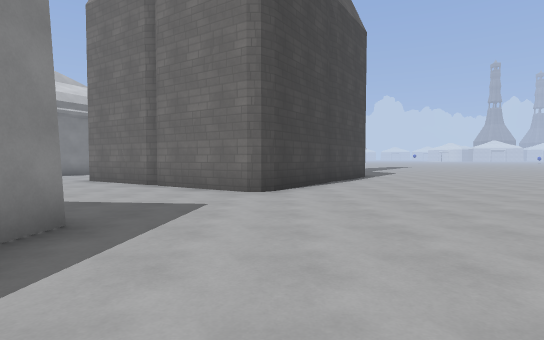
[1] (above)

24 first-person views from a walk through a 3-D level made in the Godot game engine. The camera is 1.4 m above the floor, tilts 2° down and sees 80° across. The floor is counted in squares, 2 m on a side. Each view is taken from the middle of a square. On the plan, view 1 faces up. The plan holds only what a view shows up to about 10 squares ahead; the rest is blank. The place goes on beyond the plan. Characters and animated objects are left out. Some surface patterns are stand-ins.

[2]
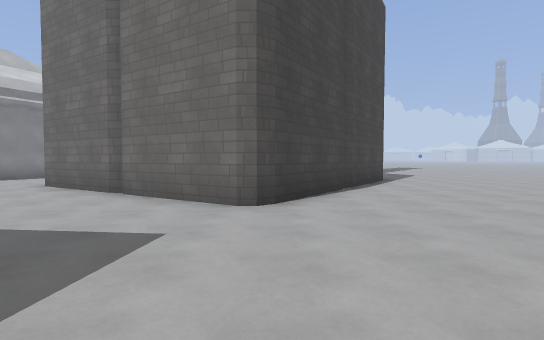

[3]
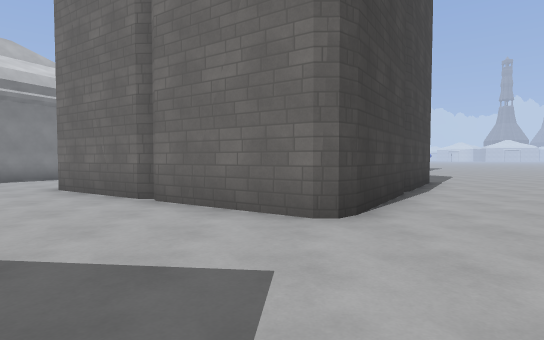

[4]
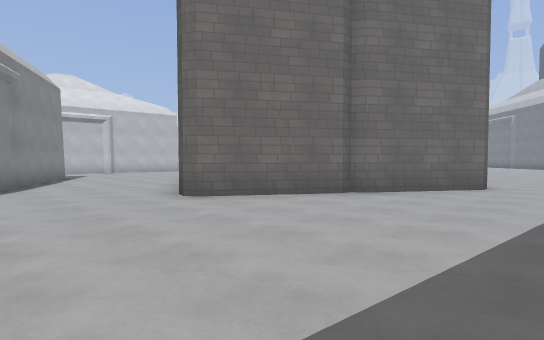

[5]
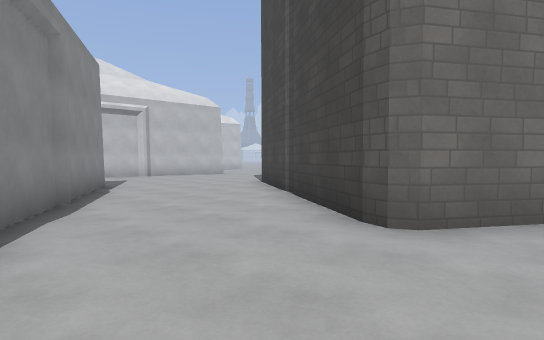

[6]
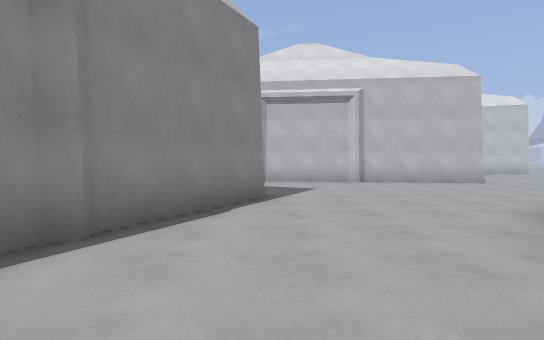

[7]
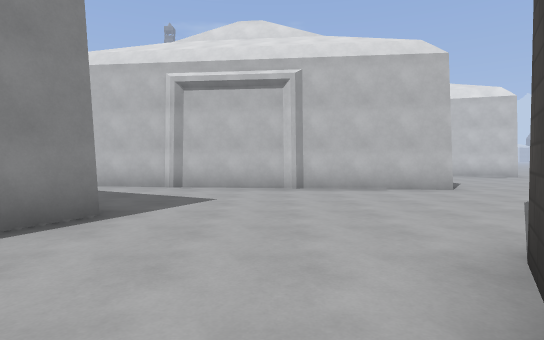

[8]
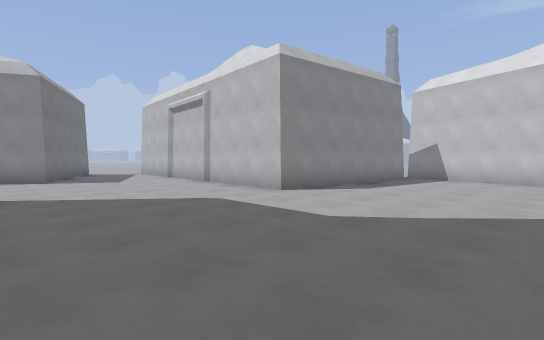

[9]
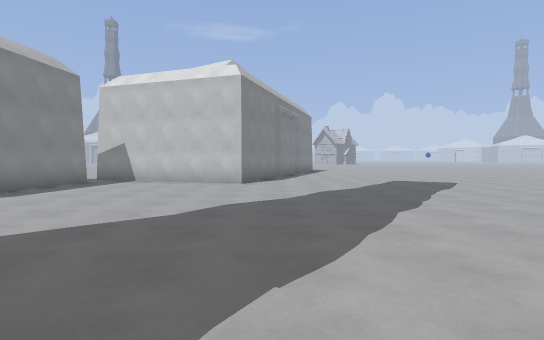

[10]
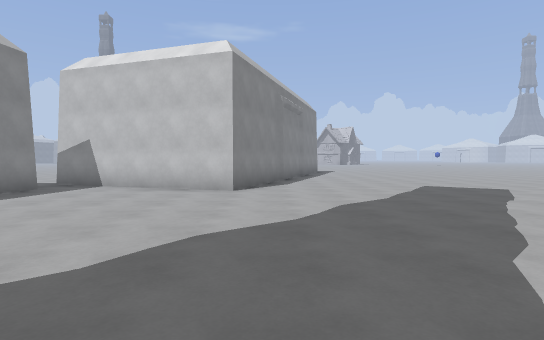

[11]
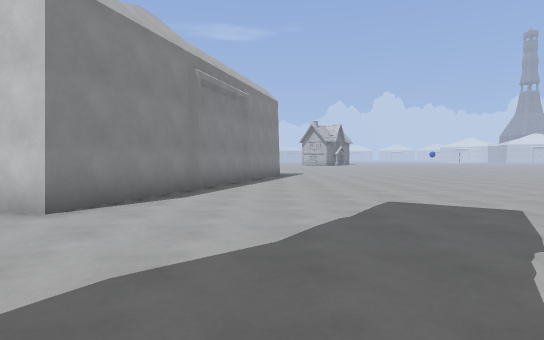

[12]
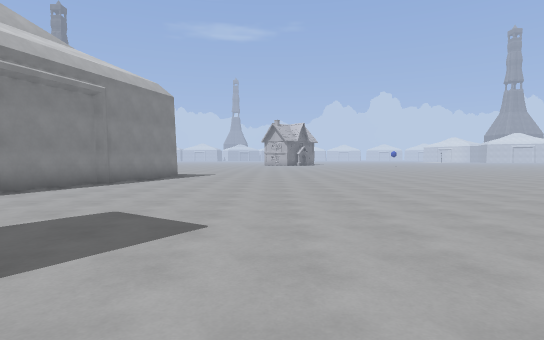

[13]
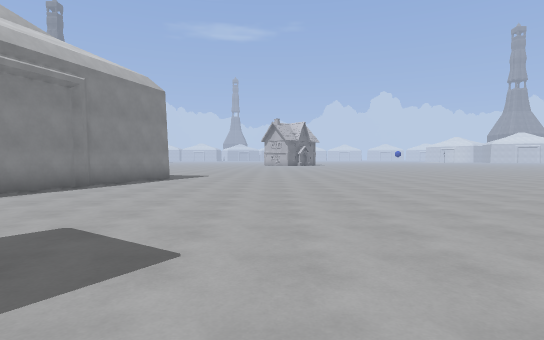

[14]
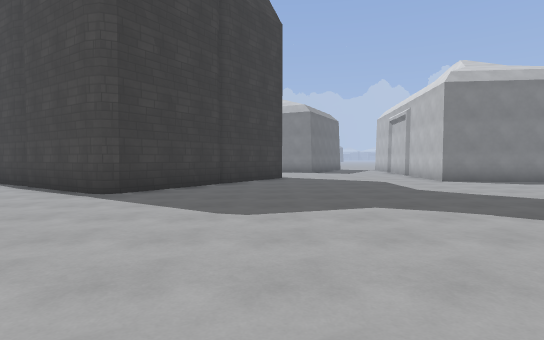

[15]
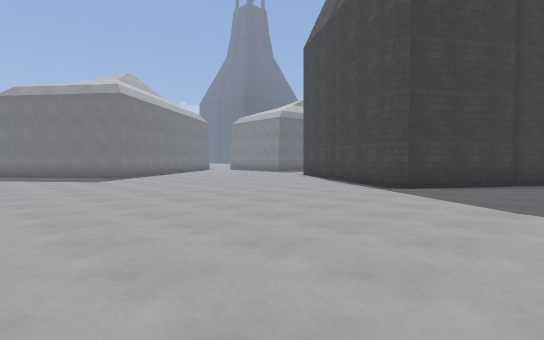

[16]
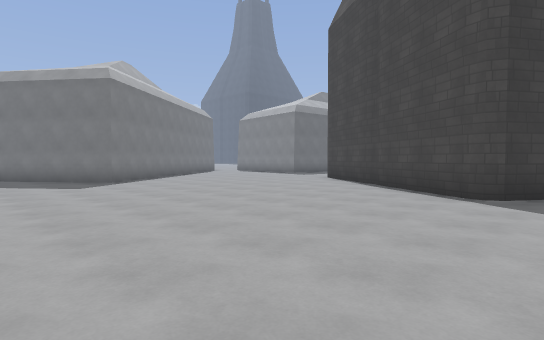

[17]
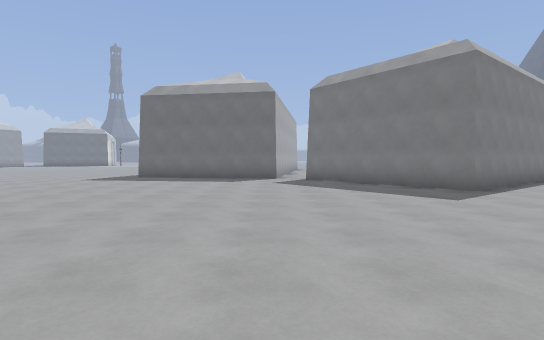

[18]
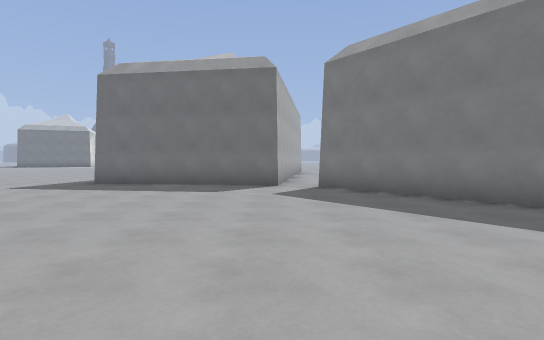

[19]
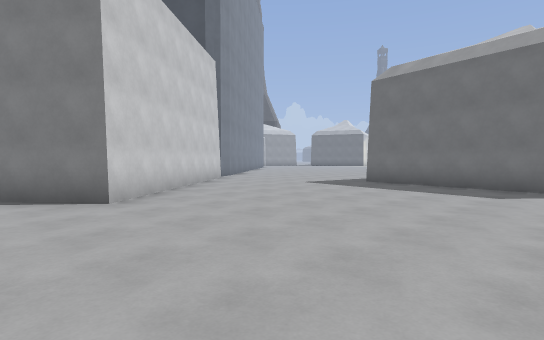

[20]
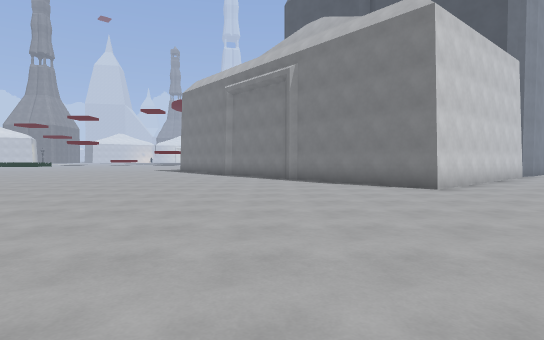

[21]
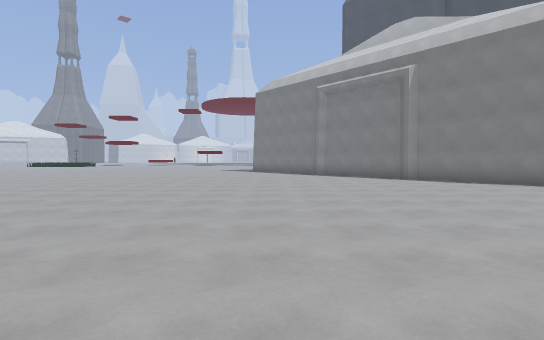

[22]
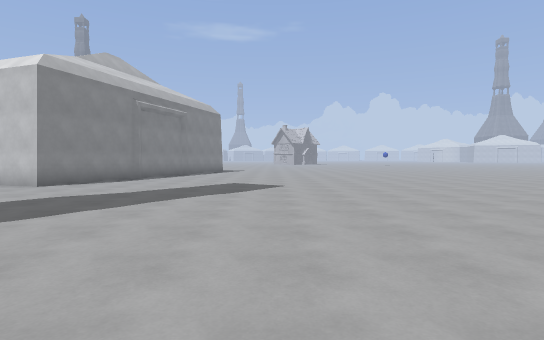

[23]
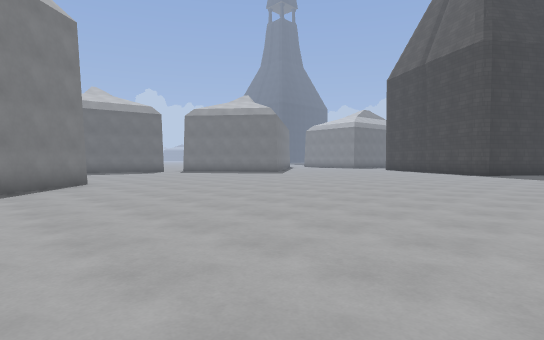

[24]
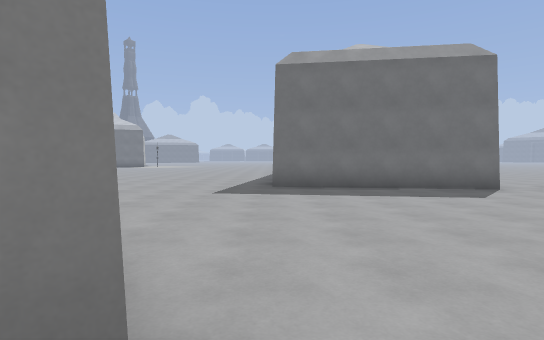

### Floor plan
Key: @ floor where view 1 was taken; # wall or solid block; . floor; H house.
Columns run from 9 left of view 1 to 19 right of it. Each row starts with its distance up from view 1.
 34                 ##...........
 33                 #............
 32                 #............
 31                ##............
 30                #............
 29                #...........
 28          .##  ##............
 27          ..####.............
 26          #..................
 25          #.................
 24          #................
 23          #...............
 22  #########...............
 21  .......................  ...
 20   .....................  ....
 19   ................ ...  .....
 18   #...............  . .......
 17   #................  ........
 16  ##....# ....................
 15  #....## #...................
 14 ##....#  ###.................
 13 #....##    ##................
 12  ...##     ##................
 11 ....#      #.................
 10 ....##    ##.................
  9 .....### ##..................
  8 .......###..................#
  7 ........##................###
  6 ..........................##
  5 ...........................#
  4       ..........#..........##
  3        H.......##...........#
  2        ......#####...........
  1         ... #    ##..........
  0          @        #..........
 -1                   ..######...
 -2                   ..#     ...
 -3                           ...

Positions as (right, up) in squares from view 1, and headings:
1: (0, 0), facing up
2: (0, 2), facing up
3: (-1, 3), facing up
4: (-9, 5), facing up-right
5: (-9, 9), facing up-right
6: (-6, 12), facing up
7: (-4, 14), facing up
8: (5, 16), facing up-left
9: (6, 17), facing up
10: (6, 19), facing up
11: (8, 22), facing up
12: (12, 23), facing up
13: (12, 24), facing up
14: (10, 16), facing left
15: (11, 16), facing down-left
16: (10, 14), facing down-left
17: (11, 11), facing down
18: (11, 8), facing down
19: (11, 8), facing down-right
20: (9, 10), facing right
21: (9, 14), facing right
22: (11, 18), facing up
23: (19, 16), facing down-left
24: (16, 7), facing down
